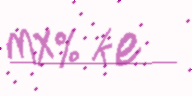
#> input picture MyData_ramasamv/SCP2/00456b17568b2465899aedbf2ca831845fd58c4f.png, 192 x 96 px
$ python -i train_helper.py   (imports and definitions only)
#> lines starting #> are read from the running program, lines starting #| are printed output that depends on the picture; after the words box and inside, x2 and y2 are one past the last pixel; in counts of white or black regions, pixels touching at a corner belong together
#> further down, picture is the input picture: shape (96, 192, 3); mean B, G, R 244.7, 235.5, 248.9
# training_helper.py

import cv2
import numpy as np
import tensorflow as tf
from tensorflow.keras import layers, models
import tensorflow.keras.backend as K

class TrainingHelper:

    @staticmethod
    def preprocess_image(image, blur_method="gaussian", blur_kernel=(5, 5),
                         threshold_method=cv2.THRESH_BINARY_INV + cv2.THRESH_OTSU,
                         morph_kernel=(2, 2), morph_iterations=1):
        """
        Preprocess the image to remove noise, apply thresholding and morphological operations.

        Parameters:
        - image (numpy array): Input image in BGR format.
        - blur_method (str): Method to use for blurring ('gaussian', 'median', or 'bilateral').
        - blur_kernel (tuple): Kernel size for Gaussian or Median blur. Default is (5, 5).
        - threshold_method (int): Threshold method (e.g., OTSU). Default is cv2.THRESH_BINARY_INV + OTSU.
        - morph_kernel (tuple): Kernel size for morphological operations like erosion/dilation. Default is (2, 2).
        - morph_iterations (int): Number of iterations for morphological operations. Default is 1.

        Returns:
        - preprocessed_image (numpy array): The processed binary image after noise removal, thresholding, and morphological operations.
        """
#> called with blur_method = 'gaussian', blur_kernel = (5, 5), threshold_method = 9, morph_kernel = (2, 2), morph_iterations = 1

        # Check if image is a numpy array
        if not isinstance(image, np.ndarray):
            raise TypeError(f"Expected image to be a numpy array, but got {type(image)} instead.")

        # Debugging: Print image shape to ensure it's loaded properly
        print(f"Image shape: {image.shape}")
#| Image shape: (96, 192, 3)

        # Convert image to grayscale
        gray = cv2.cvtColor(image, cv2.COLOR_BGR2GRAY)
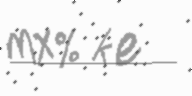
#> gray: shape (96, 192); min 79, max 252, mean 240.3

        # Apply the chosen blurring technique for noise removal
        if blur_method == "gaussian":
            blurred = cv2.GaussianBlur(gray, blur_kernel, 0)
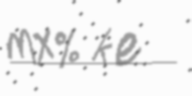
#> blurred: shape (96, 192); min 124, max 252, mean 240.3
        elif blur_method == "median":
            blurred = cv2.medianBlur(gray, blur_kernel[0])  # Median blur only accepts a single kernel size
        elif blur_method == "bilateral":
            blurred = cv2.bilateralFilter(gray, d=9, sigmaColor=75, sigmaSpace=75)
        else:
            raise ValueError("Invalid blur method. Choose 'gaussian', 'median', or 'bilateral'.")

        # Apply OTSU thresholding
        _, thresh = cv2.threshold(blurred, 0, 255, threshold_method)
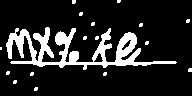
#> thresh: shape (96, 192); 14.5% white; 17 white regions (16 under 20 px), largest, box (x1, y1, x2, y2) and area: (6, 27, 177, 70) 2459

        # Morphological operations (erosion and dilation) to clean noise
        morph_kernel = np.ones(morph_kernel, np.uint8)
        morphed = cv2.morphologyEx(thresh, cv2.MORPH_OPEN, morph_kernel, iterations=morph_iterations)
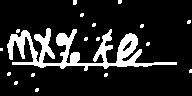
#> morphed: shape (96, 192); 14.5% white; 18 white regions (17 under 20 px), largest, box (x1, y1, x2, y2) and area: (7, 28, 177, 71) 2438

        return morphed


    # [141 lines left out: functions preprocess_image1, create_rnn_model, augment_data, ctc_loss, ctc_accuracy, not called in this run]

>>> import cv2
>>> picture = cv2.imread('../../../MyData_ramasamv/SCP2/00456b17568b2465899aedbf2ca831845fd58c4f.png')
>>> result = TrainingHelper().preprocess_image(picture)

$ run again, on MyData_ramasamv/SCP2/0cae155ec02f83efaca7163e10eaf7dc5296ac79.png
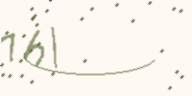
#> input picture MyData_ramasamv/SCP2/0cae155ec02f83efaca7163e10eaf7dc5296ac79.png, 192 x 96 px
#> picture is the input picture: shape (96, 192, 3); mean B, G, R 236.5, 244.8, 248.2
#| Image shape: (96, 192, 3)
#> in preprocess_image, `_, thresh = cv2.threshold(blurred, 0, 255, threshold_method)`:
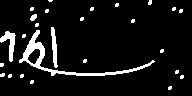
#> thresh: shape (96, 192); 7.9% white; 26 white regions (22 under 20 px), largest, box (x1, y1, x2, y2) and area: (19, 30, 155, 76) 743, (0, 31, 16, 62) 203, (51, 27, 58, 68) 164, (30, 14, 37, 21) 34
#> in preprocess_image, `morphed = cv2.morphologyEx(thresh, cv2.MORPH_OPEN, morph_kernel, itera..`:
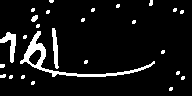
#> morphed: shape (96, 192); 8% white; 26 white regions (20 under 20 px), largest, box (x1, y1, x2, y2) and area: (20, 31, 155, 77) 742, (0, 32, 16, 63) 205, (52, 28, 59, 69) 164, (31, 15, 38, 22) 34, (149, 0, 153, 6) 20, (0, 74, 6, 78) 20
